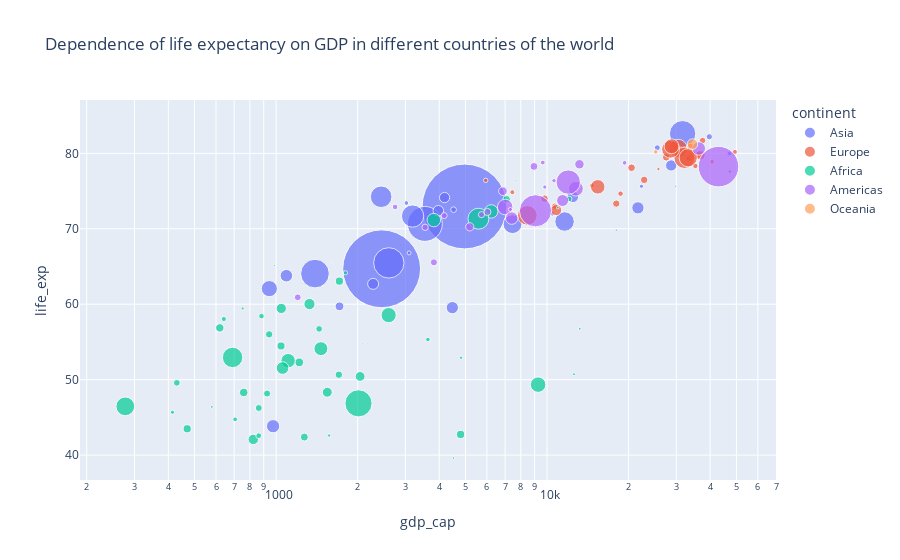

Notebook code cell kept with this figure:
### Markdown cell above
Now let's have a look at a Bubble Chart. This type of visualization is useful for representing corellation between two variables. By setting the size, the size of each bubble is changed according to the value set in this varible.

### Code cell
fig1 = px.scatter(df_countries.query("year==2007"), x = "gdp_cap", y = "life_exp",
                 color = "continent", size = "population", title = "Dependence of life expectancy on GDP in different countries of the world",
                 hover_name = "country", log_x = True, size_max = 60)
fig1.show()

### Figure 1 — Plotly figure (JSON) as saved in the notebook; plotly's stock layout.template omitted (floating-point values rounded to 4 significant figures)
{"data": [{"hovertemplate": "<b>%{hovertext}</b><br><br>continent=Asia<br>gdp_cap=%{x}<br>life_exp=%{y}<br>population=%{marker.size}<extra></extra>", "hovertext": ["Afghanistan", "Other countries", "Bangladesh", "Cambodia", "China", "Hong Kong", "India", "Indonesia", "Iran", "Iraq", "Israel", "Japan", "Jordan", "Kuwait", "Lebanon", "Malaysia", "Mongolia", "Myanmar", "Nepal", "Oman", "Pakistan", "Philippines", "Saudi Arabia", "Singapore", "Sri Lanka", "Syria", "Taiwan", "Thailand", "Vietnam", "West Bank and Gaza", "Yemen  Rep."], "legendgroup": "Asia", "marker": {"color": "#636efa", "size": [31889923, 708573, 150448339, 14131858, 1318683096, 6980412, 1110396331, 223547000, 69453570, 27499638, 6426679, 127467972, 6053193, 2505559, 3921278, 24821286, 2874127, 47761980, 28901790, 3204897, 169270617, 91077287, 27601038, 4553009, 20378239, 19314747, 23174294, 65068149, 85262356, 4018332, 22211743], "sizemode": "area", "sizeref": 366300.0, "symbol": "circle"}, "mode": "markers", "name": "Asia", "orientation": "v", "showlegend": true, "type": "scatter", "x": [974.6, 29800.0, 1391.0, 1714.0, 4959.0, 39720.0, 2452.0, 3541.0, 11610.0, 4471.0, 25520.0, 31660.0, 4519.0, 47310.0, 10460.0, 12450.0, 3096.0, 944, 1091.0, 22320.0, 2606.0, 3190.0, 21650.0, 47140.0, 3970.0, 4185.0, 28720.0, 7458.0, 2442.0, 3025.0, 2281.0], "xaxis": "x", "y": [43.83, 75.64, 64.06, 59.72, 72.96, 82.21, 64.7, 70.65, 70.96, 59.55, 80.75, 82.6, 72.53, 77.59, 71.99, 74.24, 66.8, 62.07, 63.78, 75.64, 65.48, 71.69, 72.78, 79.97, 72.4, 74.14, 78.4, 70.62, 74.25, 73.42, 62.7], "yaxis": "y"}, {"hovertemplate": "<b>%{hovertext}</b><br><br>continent=Europe<br>gdp_cap=%{x}<br>life_exp=%{y}<br>population=%{marker.size}<extra></extra>", "hovertext": ["Albania", "Austria", "Belgium", "Bosnia and Herzegovina", "Bulgaria", "Croatia", "Czech Republic", "Denmark", "Finland", "France", "Germany", "Greece", "Hungary", "Other countries", "Ireland", "Italy", "Other countries", "Netherlands", "Norway", "Poland", "Portugal", "Romania", "Serbia", "Slovak Republic", "Slovenia", "Spain", "Sweden", "Switzerland", "Turkey", "United Kingdom"], "legendgroup": "Europe", "marker": {"color": "#EF553B", "size": [3600523, 8199783, 10392226, 4552198, 7322858, 4493312, 10228744, 5468120, 5238460, 61083916, 82400996, 10706290, 9956108, 301931, 4109086, 58147733, 684736, 16570613, 4627926, 38518241, 10642836, 22276056, 10150265, 5447502, 2009245, 40448191, 9031088, 7554661, 71158647, 60776238], "sizemode": "area", "sizeref": 366300.0, "symbol": "circle"}, "mode": "markers", "name": "Europe", "orientation": "v", "showlegend": true, "type": "scatter", "x": [5937.0, 36130.0, 33690.0, 7446.0, 10680.0, 14620.0, 22830.0, 35280.0, 33210.0, 30470.0, 32170.0, 27540.0, 18010.0, 36180.0, 40680.0, 28570.0, 9254.0, 36800.0, 49360.0, 15390.0, 20510.0, 10810.0, 9787.0, 18680.0, 25770.0, 28820.0, 33860.0, 37510.0, 8458.0, 33200.0], "xaxis": "x", "y": [76.42, 79.83, 79.44, 74.85, 73.0, 75.75, 76.49, 78.33, 79.31, 80.66, 79.41, 79.48, 73.34, 81.76, 78.89, 80.55, 74.54, 79.76, 80.2, 75.56, 78.1, 72.48, 74.0, 74.66, 77.93, 80.94, 80.88, 81.7, 71.78, 79.42], "yaxis": "y"}, {"hovertemplate": "<b>%{hovertext}</b><br><br>continent=Africa<br>gdp_cap=%{x}<br>life_exp=%{y}<br>population=%{marker.size}<extra></extra>", "hovertext": ["Algeria", "Angola", "Benin", "Other countries", "Burkina Faso", "Burundi", "Cameroon", "Central African Republic", "Chad", "Other countries", "Congo Dem. Rep.", "Congo Rep.", "Cote d'Ivoire", "Other countries", "Egypt", "Other countries", "Eritrea", "Ethiopia", "Other countries", "Other countries", "Ghana", "Guinea", "Other countries", "Kenya", "Lesotho", "Liberia", "Libya", "Madagascar", "Malawi", "Mali", "Mauritania", "Other countries", "Morocco", "Mozambique", "Namibia", "Niger", "Nigeria", "Other countries", "Rwanda", "Other countries", "Senegal", "Sierra Leone", "Somalia", "South Africa", "Sudan", "Other countries", "Tanzania", "Togo", "Tunisia", "Uganda", "Zambia", "Zimbabwe"], "legendgroup": "Africa", "marker": {"color": "#00cc96", "size": [33333216, 12420476, 8078314, 1639131, 14326203, 8390505, 17696293, 4369038, 10238807, 710960, 64606759, 3800610, 18013409, 496374, 80264543, 551201, 4906585, 76511887, 1454867, 1688359, 22873338, 9947814, 1472041, 35610177, 2012649, 3193942, 6036914, 19167654, 13327079, 12031795, 3270065, 1250882, 33757175, 19951656, 2055080, 12894865, 135031164, 798094, 8860588, 199579, 12267493, 6144562, 9118773, 43997828, 42292929, 1133066, 38139640, 5701579, 10276158, 29170398, 11746035, 12311143], "sizemode": "area", "sizeref": 366300.0, "symbol": "circle"}, "mode": "markers", "name": "Africa", "orientation": "v", "showlegend": true, "type": "scatter", "x": [6223.0, 4797.0, 1441.0, 12570.0, 1217.0, 430.1, 2042.0, 706.0, 1704.0, 986.1, 277.6, 3633.0, 1545.0, 2082.0, 5581.0, 12150.0, 641.4, 690.8, 13210.0, 752.7, 1328.0, 942.7, 579.2, 1463.0, 1569.0, 414.5, 12060.0, 1045.0, 759.3, 1043.0, 1803.0, 10960.0, 3820.0, 823.7, 4811.0, 619.7, 2014.0, 7670.0, 863.1, 1598.0, 1712.0, 862.5, 926.1, 9270.0, 2602.0, 4513.0, 1107.0, 883.0, 7093.0, 1056.0, 1271.0, 469.7], "xaxis": "x", "y": [72.3, 42.73, 56.73, 50.73, 52.3, 49.58, 50.43, 44.74, 50.65, 65.15, 46.46, 55.32, 48.33, 54.79, 71.34, 51.58, 58.04, 52.95, 56.73, 59.45, 60.02, 56.01, 46.39, 54.11, 42.59, 45.68, 73.95, 59.44, 48.3, 54.47, 64.16, 72.8, 71.16, 42.08, 52.91, 56.87, 46.86, 76.44, 46.24, 65.53, 63.06, 42.57, 48.16, 49.34, 58.56, 39.61, 52.52, 58.42, 73.92, 51.54, 42.38, 43.49], "yaxis": "y"}, {"hovertemplate": "<b>%{hovertext}</b><br><br>continent=Americas<br>gdp_cap=%{x}<br>life_exp=%{y}<br>population=%{marker.size}<extra></extra>", "hovertext": ["Argentina", "Bolivia", "Brazil", "Canada", "Chile", "Colombia", "Costa Rica", "Cuba", "Dominican Republic", "Ecuador", "El Salvador", "Guatemala", "Haiti", "Honduras", "Jamaica", "Mexico", "Nicaragua", "Panama", "Paraguay", "Peru", "Puerto Rico", "Other countries", "United States", "Uruguay", "Venezuela"], "legendgroup": "Americas", "marker": {"color": "#ab63fa", "size": [40301927, 9119152, 190010647, 33390141, 16284741, 44227550, 4133884, 11416987, 9319622, 13755680, 6939688, 12572928, 8502814, 7483763, 2780132, 108700891, 5675356, 3242173, 6667147, 28674757, 3942491, 1056608, 301139947, 3447496, 26084662], "sizemode": "area", "sizeref": 366300.0, "symbol": "circle"}, "mode": "markers", "name": "Americas", "orientation": "v", "showlegend": true, "type": "scatter", "x": [12780.0, 3822.0, 9066.0, 36320.0, 13170.0, 7007.0, 9645.0, 8948.0, 6025.0, 6873.0, 5728.0, 5186.0, 1202.0, 3548.0, 7321.0, 11980.0, 2749.0, 9809.0, 4173.0, 7409.0, 19330.0, 18010.0, 42950.0, 10610.0, 11420.0], "xaxis": "x", "y": [75.32, 65.55, 72.39, 80.65, 78.55, 72.89, 78.78, 78.27, 72.23, 74.99, 71.88, 70.26, 60.92, 70.2, 72.57, 76.19, 72.9, 75.54, 71.75, 71.42, 78.75, 69.82, 78.24, 76.38, 73.75], "yaxis": "y"}, {"hovertemplate": "<b>%{hovertext}</b><br><br>continent=Oceania<br>gdp_cap=%{x}<br>life_exp=%{y}<br>population=%{marker.size}<extra></extra>", "hovertext": ["Australia", "New Zealand"], "legendgroup": "Oceania", "marker": {"color": "#FFA15A", "size": [20434176, 4115771], "sizemode": "area", "sizeref": 366300.0, "symbol": "circle"}, "mode": "markers", "name": "Oceania", "orientation": "v", "showlegend": true, "type": "scatter", "x": [34440.0, 25190.0], "xaxis": "x", "y": [81.23, 80.2], "yaxis": "y"}], "layout": {"legend": {"itemsizing": "constant", "title": {"text": "continent"}, "tracegroupgap": 0}, "title": {"text": "Dependence of life expectancy on GDP in different countries of the world"}, "xaxis": {"anchor": "y", "domain": [0, 1], "title": {"text": "gdp_cap"}, "type": "log"}, "yaxis": {"anchor": "x", "domain": [0, 1], "title": {"text": "life_exp"}}}}
